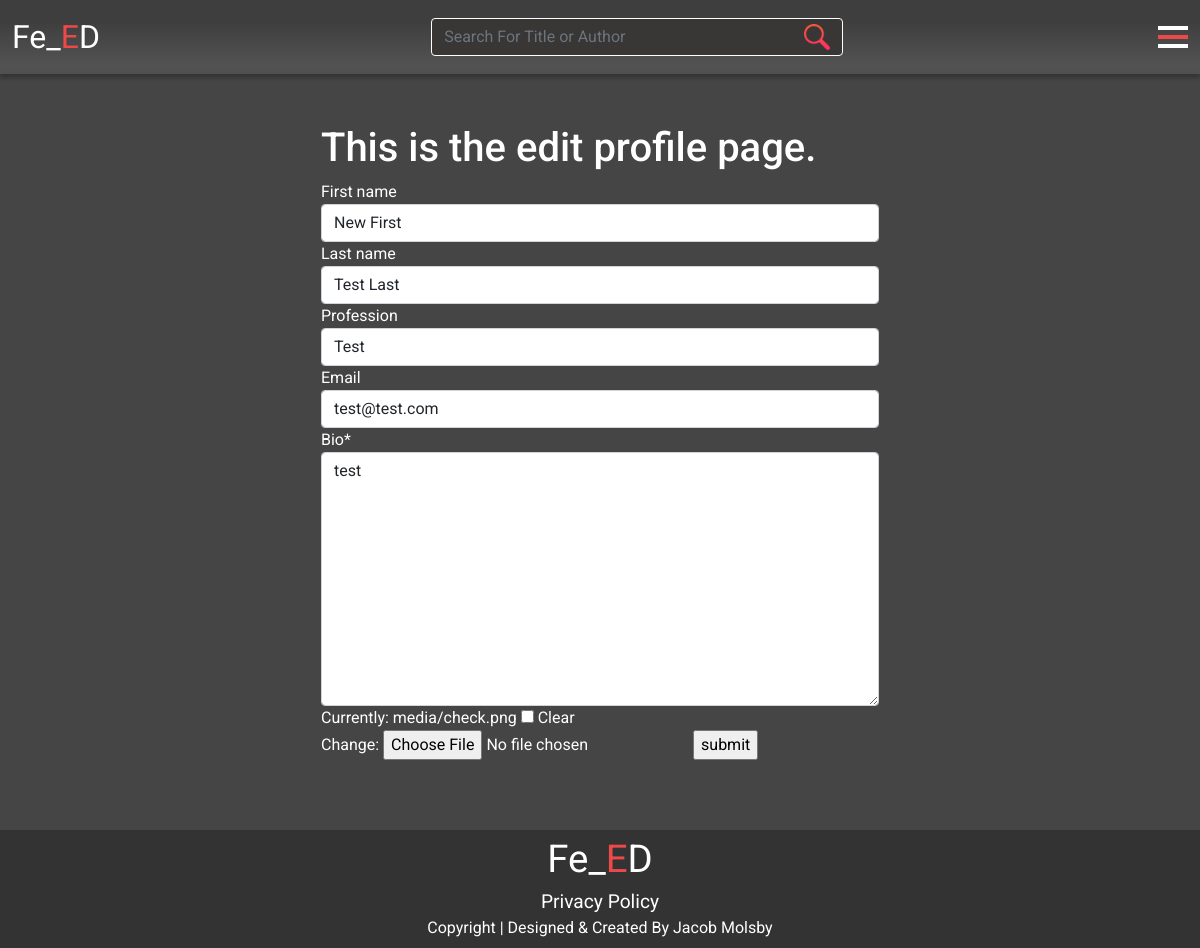
Screenshot of /edit_profile/ (signed in) with the database file from the repository.
### users/models.py (models this page shows, shortened)
class BlogUser(models.Model):
    user = models.OneToOneField(User, on_delete=models.CASCADE)
    first_name = models.CharField(max_length=254, null=True, blank=True)
    last_name = models.CharField(max_length=254, null=True, blank=True)
    profession = models.CharField(max_length=254, null=True, blank=True)
    email = models.EmailField(null=True, blank=True)
    bio = models.TextField()
    image = models.ImageField(null=True, blank=True, upload_to="media")
    joined = models.DateTimeField(auto_now_add=True)

### users/views.py (the view)
# urls.py: path("edit_profile/", views.edit_profile, name="edit")
def edit_profile(request):
    profile = get_object_or_404(BlogUser, user=request.user)
    if request.method == 'POST':
        form = BlogUserForm(request.POST, request.FILES, instance=profile)
        if form.is_valid():
            form.save()
            messages.success(request, 'Profile updated successfully')
            return redirect('../profile')
        else:
            messages.error(request,
                           ('Update failed. Please ensure '
                            'the form is valid.'))
    else:
        form = BlogUserForm(instance=profile)
    template_name = "users/edit_profile.html"
    context = {
        "form": form,
    }
    return render(request, template_name, context)

### users/forms.py
class BlogUserForm(forms.ModelForm):
    class Meta:
        model = BlogUser
        exclude = ('user',)

### users/templates/users/edit_profile.html (shortened to what this page needs)
{% extends 'base.html' %}
{% block content %}
<main class="position-relative">
    <div class="details-spacer"></div>
    <div class="container">
        <div class="row d-flex justify-content-center">
            <div class="col-12 col-md-6">
                <h1>This is the edit profile page.</h1>
                <form action="{% url 'edit' %}" method="POST" enctype="multipart/form-data">
                    {% for field in form %}
                    {% if field.name != 'image' %}
                    {{ field | as_crispy_field }}
                    {% else %}
                    {{ field }}
                    {% endif %}
                    {% endfor %}
                    <input type="submit" value="submit">
                </form>
            </div>
        </div>
    </div>
</main>
{% endblock %}

### static/css/base.css (style rules this page uses)
html, body { margin: 0; padding: 0; box-sizing: border-box; height: 100%; }
body { background-color: #454545; color: #fff; display:grid; grid-template-rows: auto 1fr auto; min-height:100vh; }
a { color: #fff; text-decoration: none; }
.row { --bs-gutter-x: 0 !important; --bs-gutter-y: 0 !important; }
* { font-family: roboto, sans-serif; }
.details-spacer { height: 50px; }

### rows the page displays
BlogUser: first_name "New First" "Test Last" "Test" "test@test.com" "test"
